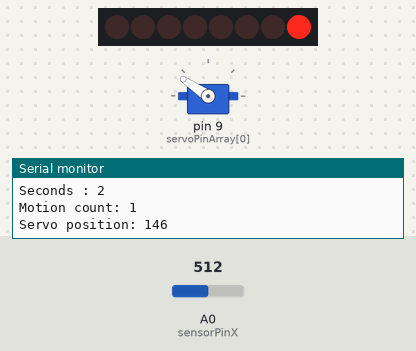
Recording of a sketch running on a simulated Arduino Uno, built with avr-gcc and run on an emulated ATmega328P. Parts: 8 shift-register outputs drawn as a row of LEDs (first output left, lit = HIGH), servo, the last lines printed to the serial monitor. Wiring (inferred from the names in the program): shift register (74HC595): data pin 4; shift clock pin 6; latch pin 5. Wiring (inferred from the signals the program sends): row of LEDs: on Q0, Q1, Q2, Q3, Q4, Q5, Q6, Q7. Inputs (shaded band) come from the test bench; at power-on: A0 (sensorPinX) = 512.

Above: at 2.8 s.
2.9 s: A0 (sensorPinX) set to 716
At 3.8 s:
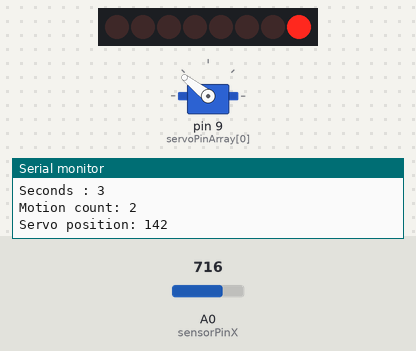
4.5 s: A0 (sensorPinX) set to 900
At 30.7 s:
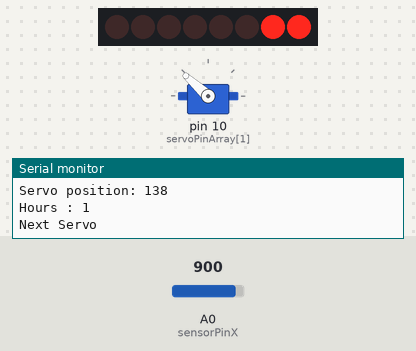
At 32.2 s:
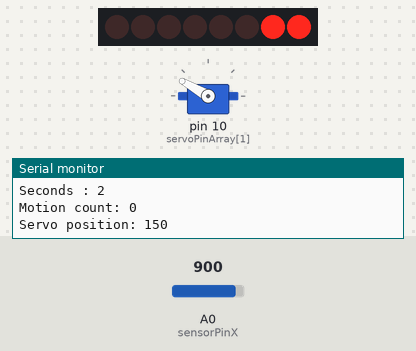
Timing chart, 0 to 32.5 s (numbered marks = the images above; inputs shaded):
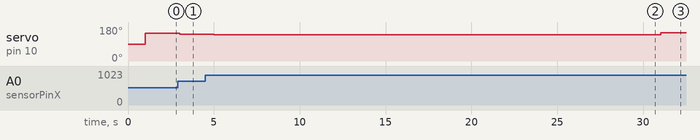

Measured:
- after the input at 2.9 s, servo on pin 10 (servoPinArray[1]): 146° → 142° after 0.10 s
- after the input at 4.5 s, servo on pin 10 (servoPinArray[1]): 142° → 138° after 0.51 s, → 150° 26.0 s later

The sketch:

Motion_Detector_V3.ino
```cpp
#include <Servo.h>

// Shift Register

int latchPin = 5;
int clockPin = 6;
int dataPin = 4;

byte leds = 0;

// Servo

int noOfServos = 2;
int servoPinArray[] = {9,10};

Servo myservo;  // create servo object to control a servo

// Acceleromator

int sensorPinX = A0; // set X-acceleromator to A0

// Time

long previousMillis = 0;
long interval = 1000;

int s; // variable to count secs
int h; // variable to count hours
int hourLength = 30; // set to 3600 for full hour

// Motion

int prevReading = 0; // will get one false reading
int threshold = 3; // tolerance for motion

int motionCounter; // motion count (beyond threshold)

void setup() {

  Serial.begin(9600);

  pinMode(latchPin, OUTPUT); // shift register
  pinMode(dataPin, OUTPUT);  // shift register
  pinMode(clockPin, OUTPUT); // shift register

  for (int i = 0; i < noOfServos; i++) { // this isn't working!
    myservo.attach(servoPinArray[i]);
    myservo.write(90);
  }

  myservo.attach(servoPinArray[0]);

  leds = 0;
  bitSet(leds, h);
  updateShiftRegister();

}

void loop() {

  unsigned long currentMillis = millis();
  int m; // used for moving Servo

  if(currentMillis - previousMillis > interval) {
    previousMillis = currentMillis;
    s++;
    Serial.print("Seconds : ");
    Serial.println(s);

    motionCounter += hasMoved();
    Serial.print("Motion count: ");
    Serial.println(motionCounter);

    m = map(motionCounter,0,30,150,30);
    Serial.print("Servo position: ");
    Serial.println(m);
    Serial.println("\n");
    myservo.write(m);
  }

  if(s == hourLength) {
    s = 0;
    h++;
    Serial.print("Hours : ");
    Serial.println(h);

    bitSet(leds, h);
    updateShiftRegister();

    motionCounter = 0;

    myservo.attach(servoPinArray[h]);
//    myservo.write(150);
    Serial.println("Next Servo");
  }

}

int hasMoved() {
  int reading = analogRead(sensorPinX);
  int dif = abs(reading- prevReading);
  prevReading = reading; // set current reading to be previous
  if (dif > threshold) {
    return 1;
    Serial.println("1");
  }
  else {
    return 0;
    Serial.println("0");
  }
}

void updateShiftRegister()
{
  digitalWrite(latchPin, LOW);
  shiftOut(dataPin, clockPin, LSBFIRST, leds);
  digitalWrite(latchPin, HIGH);
}
```
